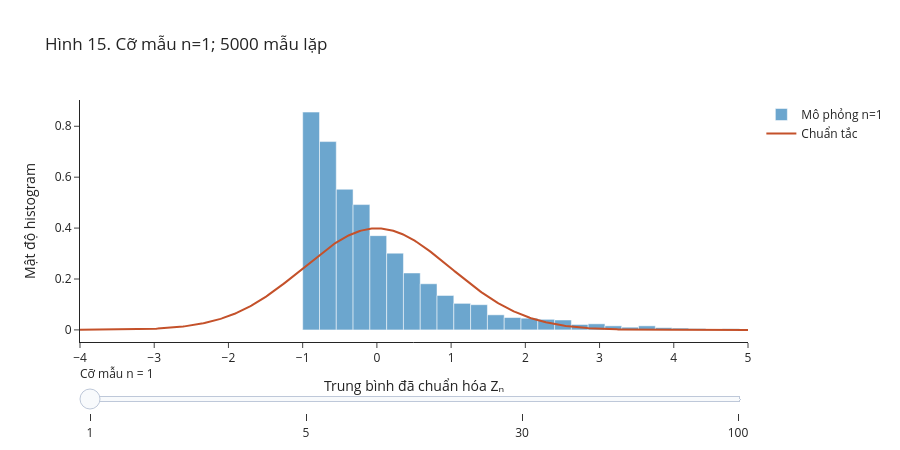

Notebook source saved alongside this figure:
### Markdown cell above
Ở hình tương tác sau, thanh trượt đổi **cỡ mẫu** của các phân phối vừa mô phỏng. Rê chuột để đọc khoảng z và chiều cao mật độ; tổng diện tích các cột mới là 1. Cell dùng các kết quả đã tạo để tránh thay seed khi kéo thanh trượt.

### Code cell
fig_clt = go.Figure()
cac_n=list(z_theo_n)
for i,n in enumerate(cac_n):
    cao,bien=np.histogram(z_theo_n[n],bins=40,density=True)
    tam=(bien[:-1]+bien[1:])/2
    fig_clt.add_trace(go.Bar(x=tam,y=cao,width=np.diff(bien),visible=(i==0),
        name=f"Mô phỏng n={n}",opacity=0.65,
        hovertemplate="z ≈ %{x:.2f}<br>Mật độ %{y:.3f}<extra></extra>"))
fig_clt.add_trace(go.Scatter(x=luoi_z,y=stats.norm.pdf(luoi_z),mode="lines",name="Chuẩn tắc",
                           line={"color":"#C4512A"}))
steps=[]
for i,n in enumerate(cac_n):
    steps.append(dict(method="update",label=str(n),args=[{"visible":[j==i for j in range(len(cac_n))]+[True]},
        {"title":{"text":f"Hình 15. Cỡ mẫu n={n}; {lap_clt} mẫu lặp"}}]))
fig_clt.update_layout(title=f"Hình 15. Cỡ mẫu n={cac_n[0]}; {lap_clt} mẫu lặp",
    xaxis={"title":"Trung bình đã chuẩn hóa Zₙ","range":[-4,5]},yaxis_title="Mật độ histogram",
    sliders=[dict(currentvalue={"prefix":"Cỡ mẫu n = "},steps=steps)],height=450,bargap=0)
fig_clt.show()
